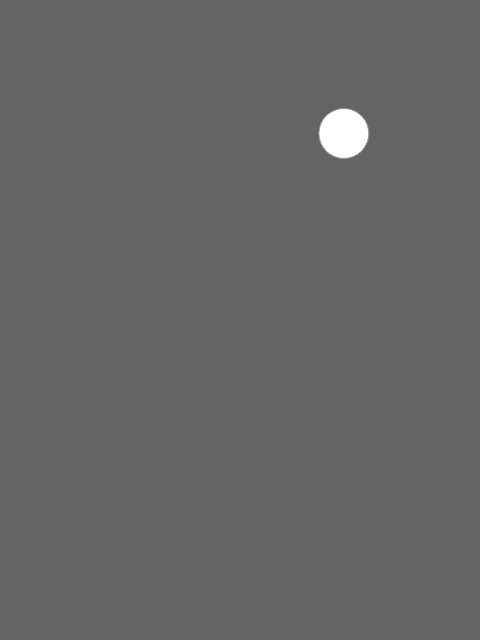
Frame 1 (no input)
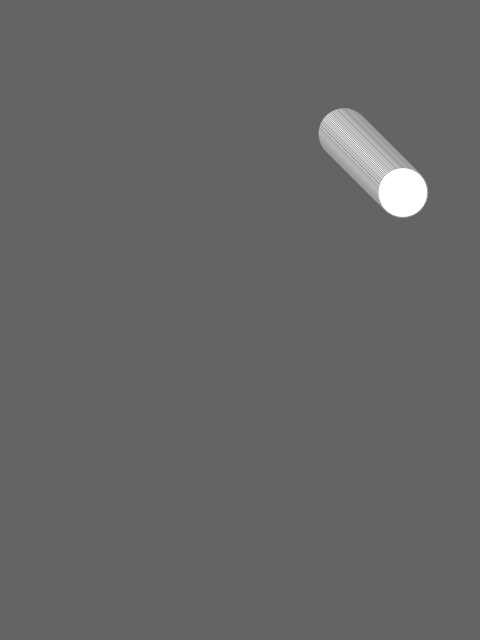
Frame 60 (no input)
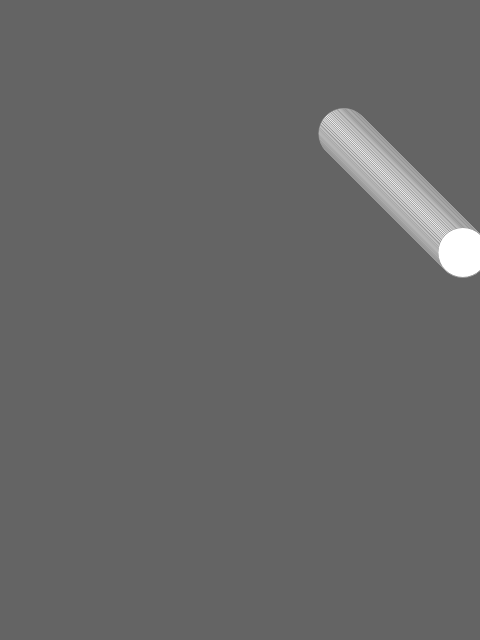
Frame 120 (the mouse pressed at the canvas centre since frame 60)

The p5.js sketch that drew these frames (run headless with seeded random() and noise() and a simulated clock; from frame 60 on, the mouse is pressed at the canvas centre):

// p5.js sketch
// ── sketch.js
//https://p5js.org

function setup() {
  createCanvas(480, 640);
  x = random(width);
  y = random(height);
  background(100);

}

function draw() {

  x++;
  y++;

  if (x>width) x = 0;
  if (y>height) y = 0;
  stroke(150,150,150)
  ellipse(x,y,50,50);

}
